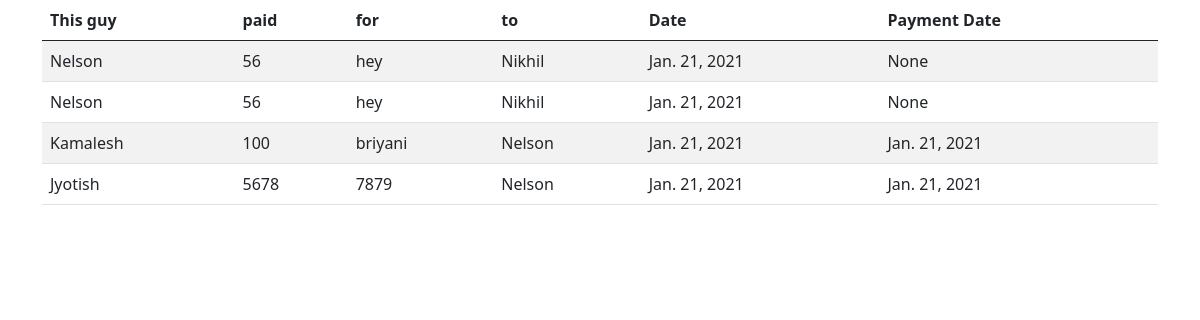
Before: /history/ with the older database file.
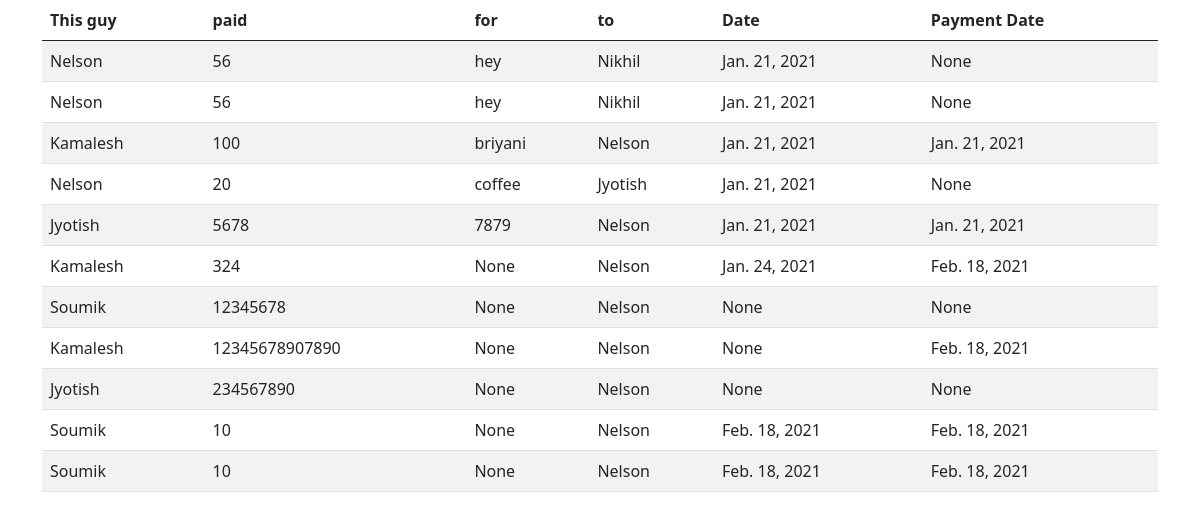
After: the same page with the newer database file.
### website/models.py (models this page shows, shortened)
class Due(models.Model):
    person = models.ForeignKey(User, default=1, related_name='person', on_delete=models.CASCADE)
    amount = models.IntegerField()
    description = models.CharField(null=True, blank=True, max_length=30)
    to = models.ForeignKey(User, default=1, related_name='to', on_delete=models.CASCADE)
    status = models.BooleanField(default=False)
    query = models.DateField(null=True, blank=True)
    payment = models.DateField(null=True, blank=True)

### website/views.py (the view)
# urls.py: path('history/', views.history, name='history'),
def history(request):
    due = Due.objects.all()
    return render(request, 'history.html', {'due':due})

### website/templates/history.html (shortened to what this page needs)
<!doctype html>
<html lang="en">
  <head>
    <link href="https://cdn.jsdelivr.net/npm/bootstrap@5.0.0-beta1/dist/css/bootstrap.min.css" rel="stylesheet">
  </head>
  <body>
<div class='container'>
<table class="table table-striped">
    <thead>
        <tr>
          <th scope="col">This guy</th>
          <th scope="col">paid</th>
          <th scope="col">for</th>
          <th scope="col">to</th>
          <th scope="col">Date</th>
          <th scope="col">Payment Date</th>
        </tr>
      </thead>
      <tbody>
{%if due|length > 0 %}
{%for item in due%}
{%if item.status == True%}
        <tr>
          <td>{{item.person}}</td>
          <td>{{item.amount}}</td>
          <td>{{item.description}}</td>
          <td>{{item.to}}</td>
          <td>{{item.query}}</td>
          <td>{{item.payment}}</td>
        </tr>
{%endif%}
{%endfor%}
{%endif%}
</tbody>
</table>
</div>
  </body>
</html>

Changed rows visible on the page:
now on this page (row edited): Due: person "Nelson", amount "20", description "coffee", to "Jyotish", query "Jan. 21, 2021", payment "None"
added Due: person "Kamalesh", amount "324", description "None", to "Nelson", query "Jan. 24, 2021", payment "Feb. 18, 2021"
added Due: person "Soumik", amount "12345678", description "None", to "Nelson", query "None", payment "None"
added Due: person "Kamalesh", amount "12345678907890", description "None", to "Nelson", query "None", payment "Feb. 18, 2021"
added Due: person "Jyotish", amount "234567890", description "None", to "Nelson", query "None", payment "None"
added Due: person "Soumik", amount "10", description "None", to "Nelson", query "Feb. 18, 2021", payment "Feb. 18, 2021"
added Due: person "Soumik", amount "10", description "None", to "Nelson", query "Feb. 18, 2021", payment "Feb. 18, 2021"
